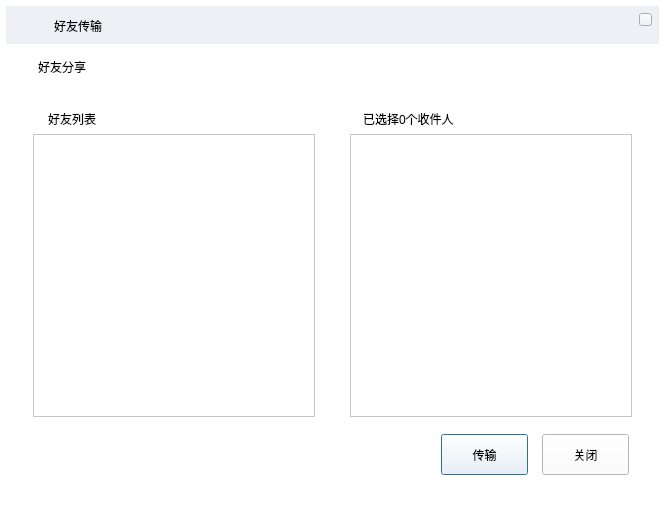
<?xml version="1.0" encoding="UTF-8"?>
<ui version="4.0">
 <class>sendDialog</class>
 <widget class="QDialog" name="sendDialog">
  <property name="geometry">
   <rect>
    <x>0</x>
    <y>0</y>
    <width>664</width>
    <height>510</height>
   </rect>
  </property>
  <property name="windowTitle">
   <string>Dialog</string>
  </property>
  <property name="styleSheet">
   <string notr="true">background-color: rgb(255, 255, 255);</string>
  </property>
  <widget class="QListWidget" name="listWidget">
   <property name="geometry">
    <rect>
     <x>33</x>
     <y>134</y>
     <width>282</width>
     <height>283</height>
    </rect>
   </property>
  </widget>
  <widget class="QListWidget" name="listWidget_2">
   <property name="geometry">
    <rect>
     <x>350</x>
     <y>134</y>
     <width>282</width>
     <height>283</height>
    </rect>
   </property>
  </widget>
  <widget class="QPushButton" name="pushButton_trans">
   <property name="geometry">
    <rect>
     <x>441</x>
     <y>434</y>
     <width>87</width>
     <height>41</height>
    </rect>
   </property>
   <property name="text">
    <string>传输</string>
   </property>
  </widget>
  <widget class="QLabel" name="label">
   <property name="geometry">
    <rect>
     <x>38</x>
     <y>59</y>
     <width>61</width>
     <height>16</height>
    </rect>
   </property>
   <property name="styleSheet">
    <string notr="true"/>
   </property>
   <property name="text">
    <string>好友分享</string>
   </property>
  </widget>
  <widget class="QLabel" name="label_2">
   <property name="geometry">
    <rect>
     <x>363</x>
     <y>111</y>
     <width>200</width>
     <height>15</height>
    </rect>
   </property>
   <property name="text">
    <string>已选择0个收件人</string>
   </property>
  </widget>
  <widget class="QLabel" name="label_3">
   <property name="geometry">
    <rect>
     <x>350</x>
     <y>100</y>
     <width>282</width>
     <height>34</height>
    </rect>
   </property>
   <property name="styleSheet">
    <string notr="true">background-color: rgb(255, 255, 255);
border-color: rgb(0, 0, 0);
border:1px;</string>
   </property>
   <property name="text">
    <string/>
   </property>
  </widget>
  <widget class="QPushButton" name="pushButton_close">
   <property name="geometry">
    <rect>
     <x>542</x>
     <y>434</y>
     <width>87</width>
     <height>41</height>
    </rect>
   </property>
   <property name="text">
    <string>关闭</string>
   </property>
  </widget>
  <widget class="QLabel" name="label_4">
   <property name="geometry">
    <rect>
     <x>6</x>
     <y>6</y>
     <width>653</width>
     <height>38</height>
    </rect>
   </property>
   <property name="styleSheet">
    <string notr="true">background-color: rgb(238, 240, 245);</string>
   </property>
   <property name="text">
    <string/>
   </property>
  </widget>
  <widget class="QLabel" name="label_5">
   <property name="geometry">
    <rect>
     <x>22</x>
     <y>18</y>
     <width>23</width>
     <height>17</height>
    </rect>
   </property>
   <property name="styleSheet">
    <string notr="true">border-image: url(:/new/mainwindow/pictures/system_icon.png);
background-color: rgb(238, 240, 245);</string>
   </property>
   <property name="text">
    <string/>
   </property>
  </widget>
  <widget class="QLabel" name="label_6">
   <property name="geometry">
    <rect>
     <x>54</x>
     <y>18</y>
     <width>100</width>
     <height>15</height>
    </rect>
   </property>
   <property name="styleSheet">
    <string notr="true">background-color: rgb(238, 240, 245);</string>
   </property>
   <property name="text">
    <string>好友传输</string>
   </property>
  </widget>
  <widget class="QPushButton" name="pushButton_close2">
   <property name="geometry">
    <rect>
     <x>639</x>
     <y>13</y>
     <width>13</width>
     <height>13</height>
    </rect>
   </property>
   <property name="styleSheet">
    <string notr="true">border-image: url(:/new/mainwindow/pictures/exit_button.png);
background-color: rgb(238, 240, 245);</string>
   </property>
   <property name="text">
    <string/>
   </property>
  </widget>
  <widget class="QLabel" name="label_7">
   <property name="geometry">
    <rect>
     <x>33</x>
     <y>100</y>
     <width>282</width>
     <height>34</height>
    </rect>
   </property>
   <property name="styleSheet">
    <string notr="true">background-color: rgb(255, 255, 255);
border-color: rgb(0, 0, 0);
border:1px;</string>
   </property>
   <property name="text">
    <string/>
   </property>
  </widget>
  <widget class="QLabel" name="label_8">
   <property name="geometry">
    <rect>
     <x>48</x>
     <y>111</y>
     <width>200</width>
     <height>15</height>
    </rect>
   </property>
   <property name="text">
    <string>好友列表</string>
   </property>
  </widget>
  <zorder>label_3</zorder>
  <zorder>listWidget</zorder>
  <zorder>listWidget_2</zorder>
  <zorder>pushButton_trans</zorder>
  <zorder>label</zorder>
  <zorder>label_2</zorder>
  <zorder>pushButton_close</zorder>
  <zorder>label_4</zorder>
  <zorder>label_5</zorder>
  <zorder>label_6</zorder>
  <zorder>pushButton_close2</zorder>
  <zorder>label_7</zorder>
  <zorder>label_8</zorder>
 </widget>
 <resources/>
 <connections/>
</ui>
